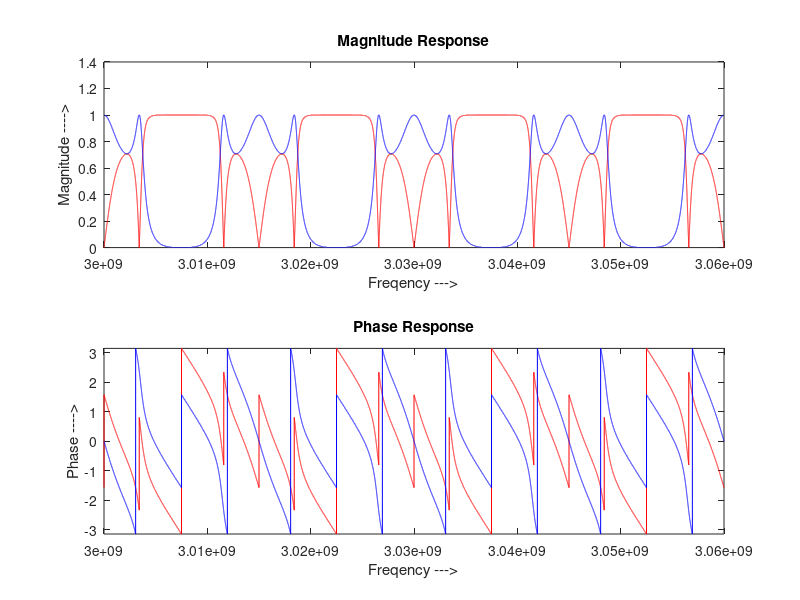

The MATLAB source for this figure:
clear all;
close all;
clc;
%% Characteristic Impedances %%
Z0 = 50;
Z01 = 64.9;
Z02 = 217.5;
Z03 = 70.3;
Z04 = Z02;
Z05 = Z01;
%% l is fixed, f is varying %%
f = [3:0.000001:3.06]*10^9;
l = 10;
c = 3*10^8;
for i=1:1:length(f)
  theta = 2*pi*f(i)*l/c;
  T1 = [1 0; j*(1/Z01)*tan(theta) 1];
  T2 = [cos(theta) j*Z02*sin(theta); j*(1/Z02)*sin(theta) cos(theta)];
  T3 = [1 0; j*(1/Z03)*tan(theta) 1];
  T4 = [cos(theta) j*Z04*sin(theta); j*(1/Z04)*sin(theta) cos(theta)];
  T5 = [1 0; j*(1/Z05)*tan(theta) 1];
  
  T=T1*T2*T3*T4*T5;
  
  A = T(1,1);
  B = T(1,2);
  C = T(2,1);
  D = T(2,2);
  
  S21(i) = 2/(A + B/Z0 + C*Z0 + D);
  S11(i) = (A + B/Z0 - C*Z0 - D)/(A + B/Z0 + C*Z0 + D);
  i = i+1;
end
subplot(2,1,1);
plot(f,abs(S11),'r-',f,abs(S21),'b-');
title('Magnitude Response');
xlabel('Freqency --->');
ylabel('Magnitude ---->');
subplot(2,1,2);
plot(f,angle(S11),'r',f,angle(S21),'b');
axis([f(1) f(length(f)) -pi pi]);
title('Phase Response');
xlabel('Freqency --->');
ylabel('Phase ---->');